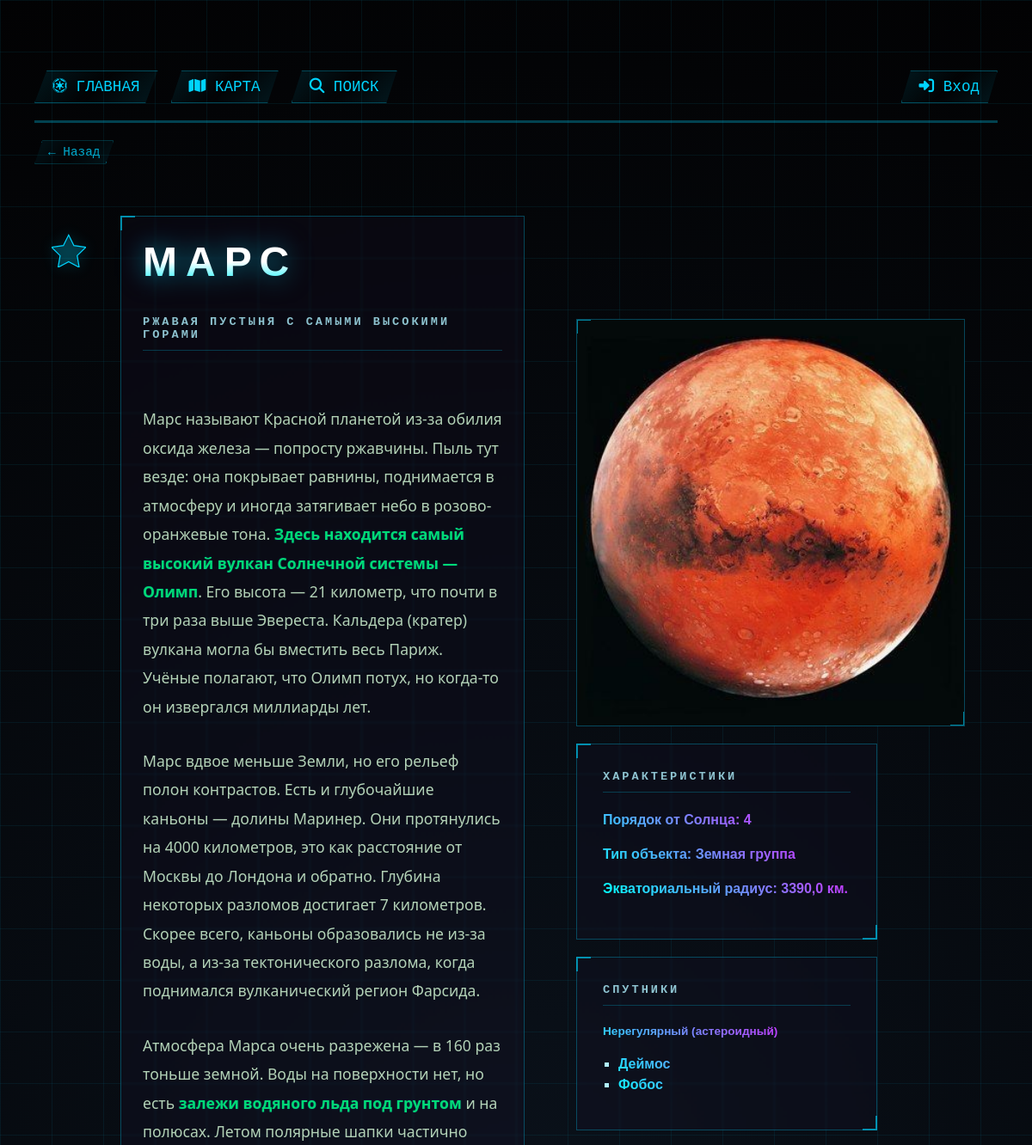
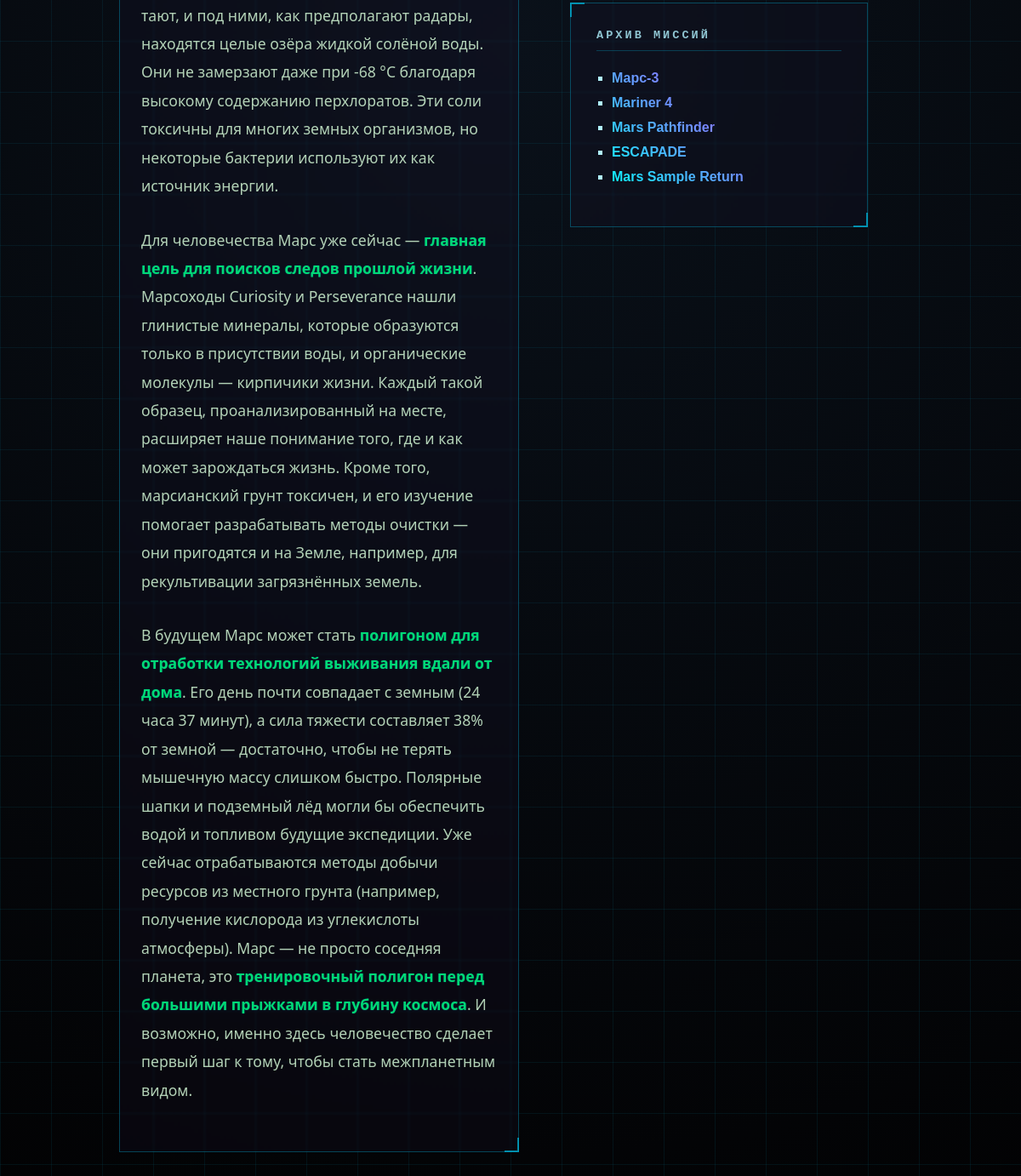
Screenshot of /planet/5/ with the database file from the repository (2 pictures, top to bottom).
### planets/models.py (models this page shows, shortened)
class Planet(models.Model):
    class PlanetType(models.TextChoices):
        TERRESTRIAL = 'TER', 'Земная группа'
        GAS_GIANT = 'GAS', 'Газовый гигант'
        ICE_GIANT = 'ICE', 'Ледяной гигант'
        DWARF = 'DWA', 'Карликовая планета'
    name = models.TextField(max_length=20, verbose_name="Название планеты")
    order = models.IntegerField(verbose_name="Порядок от солнца")
    planet_type = models.CharField(
        max_length=3,
        choices=PlanetType.choices,
        default=PlanetType.TERRESTRIAL,
        verbose_name="Тип планеты"
    )
    radius = models.FloatField(verbose_name="Радиус (км)")
    text = models.TextField(blank=True, null=True, verbose_name="Текст планеты")
    image = models.ImageField(upload_to='planets/', blank=True, null=True, verbose_name='Изображение')

class Satellite(models.Model):
    class SatelliteType(models.TextChoices):
        REGULAR = 'REG', 'Регулярный (сферический)'
        IRREGULAR = 'IRR', 'Нерегулярный (астероидный)'
        PROVISIONAL = 'PRO', 'Временный (захваченный)'
    name = models.TextField(max_length=20, verbose_name="Название спутника")
    planet = models.ForeignKey(
        'Planet',
        on_delete=models.PROTECT,
        related_name='satellites',
        verbose_name="Планета-хозяин"
    )
    satellite_type = models.CharField(
        max_length=3,
        choices=SatelliteType.choices,
        default=SatelliteType.REGULAR,
        verbose_name="Тип спутника"
    )
    radius = models.FloatField(verbose_name="Радиус (км)")
    text = models.TextField(blank=True, null=True, verbose_name="Текст спутника")
    image = models.ImageField(upload_to='satellites/', blank=True, null=True, verbose_name='Изображение')

class Mission(models.Model):
    class MissionType(models.TextChoices):
        MARS_ROVER = 'MRV', 'Марсоход'
        TELESCOPE = 'TEL', 'Телескоп'
        SPACESTATION = 'STA', 'Космическая станция'
        RESUPPLY = 'ORB', 'Орбитальный аппарат'
        OTHER = 'OTH', 'Другая'
    name = models.CharField(max_length=50, verbose_name="Название миссии")
    space_agency = models.ManyToManyField('SpaceAgency', related_name='missions', verbose_name='Космические агентства')
    mission_type = models.CharField(
        max_length=3,
        choices=MissionType.choices,
        default=MissionType.OTHER,
        verbose_name="Тип миссии"
    )
    launch_date = models.DateField(verbose_name="Дата запуска")
    target_planets = models.ManyToManyField('Planet', blank=True, verbose_name="Цели (планеты)")
    target_satellites = models.ManyToManyField('Satellite', blank=True, verbose_name="Цели (спутники)")
    class StatusChoices(models.TextChoices):
        ACTIVE = 'active', 'Активна'
        COMPLETED = 'completed', 'Завершена'
        PLANNED = 'planned', 'Планируется'
    status = models.CharField(
        max_length=10,
        choices=StatusChoices.choices,
        default=StatusChoices.PLANNED,
        verbose_name='Статус'
    )
    duration_days = models.PositiveIntegerField(blank=True, null=True, verbose_name="Длительность (дней)")
    text = models.TextField(blank=True, null=True, verbose_name="Описание миссии")
    success = models.BooleanField(default=False, verbose_name="Успешность")
    image = models.ImageField(upload_to='missions/', blank=True, null=True, verbose_name='Изображение миссии')
    def display_space_agencies(self):
        return ", ".join([str(sa) for sa in self.space_agency.all()])
    display_space_agencies.short_description = "Агентства"

### planets/views.py (the view)
# urls.py: path('planet/<int:pk>/', views.planet_detail, name='planet_detail'),
@track_user_activity(Planet)
def planet_detail(request, pk, is_favorite=False):
    cache_key = f"planet:{pk}:detail"
    cached_context = cache.get(cache_key)
    if cached_context is not None:
        return render(request, 'planets/planet_detail.html', cached_context)
    planet = get_object_or_404(Planet, pk=pk)
    first_line, remaining_text = separate_first_line(planet);
    satellites = planet.satellites.all().order_by('satellite_type', 'name')
    context = {
        'planet': planet, #сам объект
        'satellites': satellites,# список объектов спутников
        'first_line': first_line, # Первая строка описания (подзаголовок)
        'remaining_text': remaining_text, # текст описания без первой строки
        'is_favorite': is_favorite, # является ли избранным
        'content_type': 'planet', # используется в кнопке избранного
    }
    cache.set(cache_key, context, timeout=60 * 15)
    return render(request, 'planets/planet_detail.html', context)

### planets/utils.py (called while the page is built)
def separate_first_line(obj):
    first_line = obj.text.splitlines()[0] if obj.text else ''
    lines = obj.text.splitlines()
    remaining_text = "\n".join(lines[1:])
    return first_line, remaining_text

### planets/templates/planets/planet_detail.html (shortened to what this page needs)
﻿{% extends 'base.html' %}
{% load static %}
{% block css_additional %}
<link rel="stylesheet" href="{% static 'css/details.css' %}">
{% endblock %}
{% block content %}
<div class="detail-content">
    {% include 'includes/button_favorite.html' with content_type='planet' object_id=planet.id is_favorite=is_favorite %}
    <main class="main-content">
        <article class="sci-fi-panel" style="position: relative;">
            <div class="text-block">
                <div style="display: flex; justify-content: space-between; align-items: center;">
                    <h1>{{ planet.name }}</h1>
                </div>
                <div style="text-align: left;">
                    <h2 class="panel-header" style="margin-top: 20px;">{{ first_line }}</h2>
                    <p style="margin-top: 15px;">{{ remaining_text|safe|linebreaks }}</p>
                </div>
            </div>
        </article>
    </main>
    <aside class="side-column">
        <div class="image-container sci-fi-panel">
            {% if planet.image %}
            <img src="{{ planet.image.url }}" alt="{{ planet.name }}" />
            {% else %}
            <img src="{% static 'images/default.jpg' %}" alt="Нет изображения" />
            {% endif %}
        </div>
        <div class="column-container sci-fi-panel">
            <div class="panel-header">Характеристики</div>
            <div class="info-text">
                <p>Порядок от Солнца: <span class="custom-style">{{ planet.order }}</span></p>
                <p>Тип объекта: <span class="custom-style">{{ planet.get_planet_type_display }}</span></p>
                <p>Экваториальный радиус: <span class="custom-style">{{ planet.radius }} км.</span></p>
            </div>
        </div>
        {% if satellites %}
        <div class="column-container sci-fi-panel">
            <div class="panel-header">Спутники</div>
            <div class="info-text">
                {% regroup satellites by get_satellite_type_display as satellite_type_list %}
                {% for type in satellite_type_list %}
                <h4 style="color: var(--neon-blue); font-size: 0.85rem; margin: 10px 0;">{{ type.grouper }}</h4>
                <ul style="list-style: square; padding-left: 18px; margin-bottom: 10px;">
                    {% for satellite in type.list %}
                    <li>
                        <a href="{% url 'satellite_detail' pk=satellite.pk %}" style="color: #fff; text-decoration: none; transition: 0.3s;" onmouseover="this.style.color='var(--neon-blue)'" onmouseout="this.style.color='#fff'">
                            {{ satellite.name }}
                        </a>
                    </li>
                    {% endfor %}
                </ul>
                {% endfor %}
            </div>
        </div>
        {% endif %}
        {% if planet.mission_set.exists %}
        <div class="column-container sci-fi-panel">
            <div class="panel-header">Архив миссий</div>
            <div class="info-text">
                <ul style="list-style: square; padding-left: 18px;">
                    {% for mission in planet.mission_set.all %}
                    <li style="margin-bottom: 5px;">
                        <a href="{% url 'mission_detail' pk=mission.pk %}" style="color: #fff; text-decoration: none; transition: 0.3s;" onmouseover="this.style.color='var(--neon-blue)'" onmouseout="this.style.color='#fff'">
                            {{ mission.name }}
                        </a>
                    </li>
                    {% endfor %}
                </ul>
            </div>
        </div>
        {% endif %}
    </aside>
</div>
{% endblock %}

### templates/base.html (shortened to what this page needs)
{% load static %}
<!DOCTYPE html>
<html lang="ru">
<head>
    <link rel="stylesheet" href="https://cdnjs.cloudflare.com/ajax/libs/font-awesome/6.5.0/css/all.min.css">
    <link rel="stylesheet" href="{% static 'css/base.css' %}">
    <link rel="stylesheet" href="{% static 'css/button_favorite.css' %}">
    {% block css_additional %} {% endblock %}
</head>
<body>
    <nav class="top-nav">
        <div class="nav-links">
            <a href="{% url 'main' %}" class="nav-item sound-hover"><i class="fa-brands fa-empire"></i> ГЛАВНАЯ</a>
            <a href="{% url 'planet_list' %}" class="nav-item sound-hover"><i class="fas fa-map"></i> КАРТА</a>
            <a href="{% url 'catalog' %}" class="nav-item sound-hover"><i class="fas fa-search"></i> ПОИСК</a>
        </div>
        <div class="nav-profile">
            {% if user.is_authenticated %}
            <a href="{% url 'profile' %}" class="nav-item sound-hover profile-icon">
                <i class="fas fa-user-astronaut"></i> {{ user.username|truncatechars:10 }}
            </a>
            {% else %}
            <a href="{% url 'login' %}" class="nav-item sound-hover">
                <i class="fas fa-sign-in-alt"></i> Вход
            </a>
            {% endif %}
        </div>
    </nav>
    <div class="back-container">
        <a href="javascript:history.back()" class="nav-item sound-hover back-button">
            ← Назад
        </a>
    </div>
    {% block content %}
    {% endblock %}
</body>
</html>

### templates/includes/button_favorite.html
<button class="favorite-btn {% if is_favorite %}active{% endif %}"
        data-url="{% url 'toggle_favorite' %}"
        data-content-type="{{ content_type }}"
        data-object-id="{{ object_id }}">
    <svg class="star-icon" width="24" height="24" viewBox="0 0 32 32" xmlns="http://www.w3.org/2000/svg">
        <path d="M20.756 11.768l-4.9-9.928-4.9 9.928L0 13.36l7.928 7.728L6.056 32l9.8-5.152 9.8 5.152-1.872-10.912 7.928-7.728z"></path>
    </svg>
</button>

### static/css/base.css (style rules this page uses)
:root { --dark-bg-center: #0a111a; --dark-bg-edge: #020203; --grid-color: rgba(0, 212, 255, 0.07); --neon-blue: #00d4ff; --neon-blue-faded: rgba(0, 212, 255, 0.3); --font-mono: 'Courier New', Courier, monospace; --font-main: 'Segoe UI', Roboto, Helvetica, Arial, sans-serif; --font-header: 'Orbitron', sans-serif; }
body { margin: 0; padding: 20px 40px 40px 40px; box-sizing: border-box; min-height: 100vh; color: #b0f2ff; font-family: var(--font-main); background: linear-gradient(var(--grid-color) 1px, transparent 1px), linear-gradient(90deg, var(--grid-color) 1px, transparent 1px), radial-gradient(circle at center, var(--dark-bg-center) 0%, var(--dark-bg-edge) 100%); background-size: 60px 60px, 60px 60px, 100% 100%; background-attachment: fixed; display: grid; grid-template-rows: auto 1fr; grid-gap: 20px; scrollbar-width: none; }
html { scrollbar-width: none; -ms-overflow-style: none; }
.top-nav { display: flex; justify-content: space-between; align-items: center; gap: 15px; padding: 20px 0; border-bottom: 3px solid var(--neon-blue-faded); margin-bottom: 10px; }
.nav-links { display: flex; gap: 15px; flex-wrap: wrap; }
.nav-profile { display: flex; gap: 10px; }
.nav-item { position: relative; text-decoration: none; color: var(--neon-blue); font-family: var(--font-mono); font-size: 1.1rem; padding: 8px 20px; border: 1px solid rgba(0, 212, 255, 0.3); background: linear-gradient(135deg, rgba(0, 212, 255, 0.1) 0%, transparent 50%, rgba(0, 212, 255, 0.1) 100%); clip-path: polygon(10% 0, 100% 0, 90% 100%, 0 100%); overflow: hidden; transition: all 0.3s ease; }
.nav-item::before { content: ''; position: absolute; top: 0; left: 0; width: 100%; height: 100%; background: linear-gradient(to right, var(--neon-blue) 2px, transparent 2px) 0 0, linear-gradient(to bottom, var(--neon-blue) 2px, transparent 2px) 0 0, linear-gradient(to left, var(--neon-blue) 2px, transparent 2px) 100% 100%, linear-gradient(to top, var(--neon-blue) 2px, transparent 2px) 100% 100%; background-repeat: no-repeat; background-size: 8px 8px; opacity: 0.5; transition: all 0.3s ease; }
.back-container { grid-column: 1 / -1; justify-content: flex-start; margin-top: -10px; text-align: left; }
.back-button { font-size: 0.9rem; padding: 5px 15px; border-color: rgba(0, 212, 255, 0.2); opacity: 0.8; display: inline-block; width: auto; white-space: nowrap; }
h1 { font-family: var(--font-header); font-size: 48px; font-weight: 900; text-transform: uppercase; letter-spacing: 8px; margin-bottom: 20px; text-align: center; background: linear-gradient(to bottom, #fff 50%, #00f3ff 100%); -webkit-background-clip: text; -webkit-text-fill-color: transparent; filter: drop-shadow(0 0 10px rgba(0, 243, 255, 0.8)); text-align: left }

### static/css/button_favorite.css (style rules this page uses)
.favorite-btn { flex-shrink: 0; margin-top: 20px; background: none; border: none; cursor: pointer; padding: 0; transition: transform 0.2s, filter 0.2s; position: relative; }
.favorite-btn .star-icon { width: 40px; height: 40px; stroke: #00d4ff; fill: rgba(0, 212, 255, 0.2); filter: drop-shadow(0 0 8px rgba(0, 212, 255, 0.4)); transition: fill 0.2s, transform 0.2s; }
.sci-fi-panel { flex-grow: 1; transition: transform 0.2s, box-shadow 0.2s; border: 1px solid var(--neon-blue-faded); background: rgba(0, 20, 30, 0.4); backdrop-filter: blur(5px); padding: 25px; position: relative; }

### rows the page displays
Planet: name "МАРС", image (picture), order "4", planet_type "Земная группа", radius "3390,0"
Satellite: name "Деймос"
Satellite: name "Фобос"
Mission: name "Марс-3"
Mission: name "Mariner 4"
Mission: name "Mars Pathfinder"
Mission: name "ESCAPADE"
Mission: name "Mars Sample Return"

### other values shown
{{ first_line }} "РЖАВАЯ ПУСТЫНЯ С САМЫМИ ВЫСОКИМИ ГОРАМИ"
{{ type.grouper }} "Нерегулярный (астероидный)"
